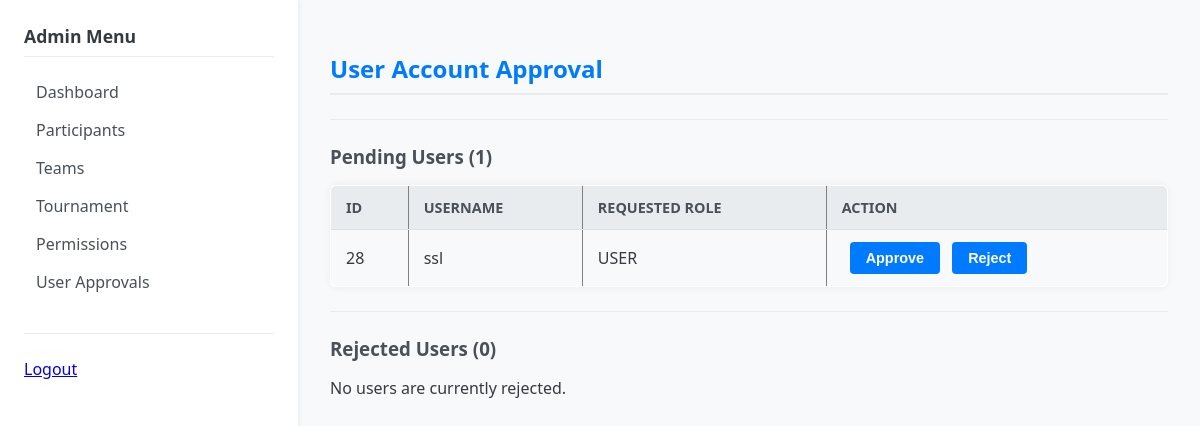
The page /admin/user_approvals (signed in) on the database as committed earlier.
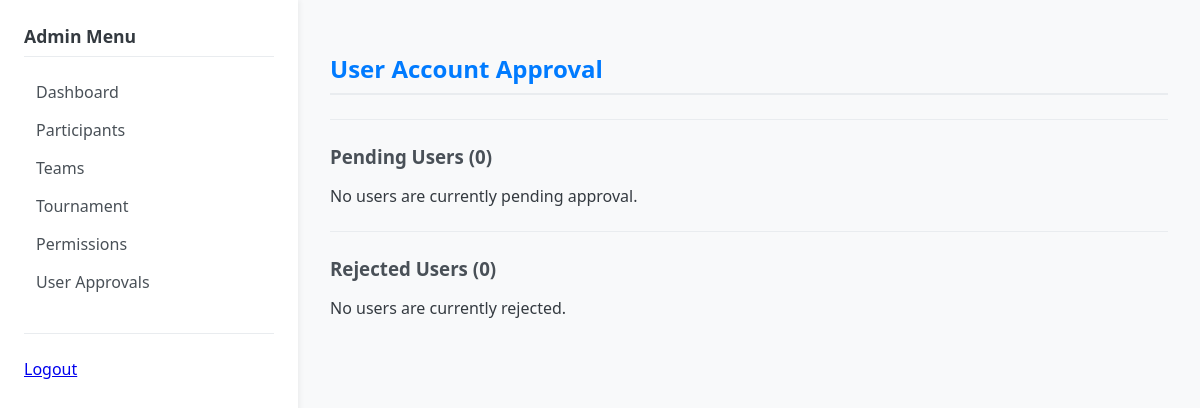
The same page on the database as committed later.
### models.py (models this page shows)
class User(db.Model):
    __tablename__ = "users"
    id = db.Column(db.Integer, primary_key=True)
    username = db.Column(db.String(64), unique=True, nullable=False)
    password_hash = db.Column(db.String(128), nullable=False)
    role = db.Column(db.String(50), default="USER")  # USER, ADMIN
    approval_status = db.Column(db.String(16), default="PENDING") # PENDING, APPROVED, REJECTED
    student_id = db.Column(db.String(20))      # 학번
    real_name = db.Column(db.String(64))       # 이름
    summoner_riot_id = db.Column(db.String(64))  # "닉네임#태그" 형식 (예: Clyde00#KR1)
    puuid = db.Column(db.String(128))
    tier = db.Column(db.String(32))
    solo_tier = db.Column(db.String(32))  # 예: "PLATINUM IV"
    flex_tier = db.Column(db.String(32))  # 예: "GOLD III"
    actual_score = db.Column(db.Integer)  # 관리자 입력 실제 점수
    primary_role = db.Column(db.String(16))
    secondary_role1 = db.Column(db.String(16))
    secondary_role2 = db.Column(db.String(16))
    created_at = db.Column(db.DateTime, default=datetime.utcnow)
    participants = db.relationship("Participant", back_populates="user")

### app.py (the view)
@app.route("/admin/user_approvals")
@login_required(role="ADMIN")
def admin_user_approvals():
    pending_users = User.query.filter_by(approval_status="PENDING").all()
    rejected_users = User.query.filter_by(approval_status="REJECTED").all()
    return render_template("admin/user_approvals.html",
                           pending_users=pending_users,
                           rejected_users=rejected_users) # 템플릿에 전달

### app.py (called while the page is built)
def current_user():
    user_id = session.get("user_id")
    if not user_id:
        return None
    user = User.query.get(user_id)
    return user

def login_required(role=None):
    def decorator(fn):
        from functools import wraps
        @wraps(fn)
        def wrapper(*args, **kwargs):
            user = current_user()
            active_role = session.get("role")
            if not user or not active_role:
                return redirect(url_for("login_page"))
            if role and active_role != role:
                flash("Permission denied. You are logged in as " + active_role + ".")
                return redirect(url_for("login_page"))
            return fn(*args, **kwargs)
        return wrapper
    return decorator

@app.context_processor
def inject_helpers():
    return dict(
        calculate_estimated_score=calculate_estimated_score,
        get_user_score=get_user_score,
        get_member_weighted_score=get_member_weighted_score,
    )

### templates/admin/user_approvals.html
{% extends "base.html" %}
{% block content %}
<h2>User Account Approval</h2>
<hr>
<h3>Pending Users ({{ pending_users | length }})</h3>
{% if pending_users | length > 0 %}
<table border="1" cellpadding="5">
    <tr>
        <th>ID</th>
        <th>Username</th>
        <th>Requested Role</th>
        <th>Action</th>
    </tr>
    {% for u in pending_users %}
    <tr>
        <td>{{ u.id }}</td>
        <td>{{ u.username }}</td>
        <td>{{ u.role }}</td>
        <td>
            <form method="POST" action="{{ url_for('admin_handle_user_approval', user_id=u.id, action='approve') }}" style="display:inline;">
                <button type="submit">Approve</button>
            </form>
            <form method="POST" action="{{ url_for('admin_handle_user_approval', user_id=u.id, action='reject') }}" style="display:inline;">
                <button type="submit">Reject</button>
            </form>
        </td>
    </tr>
    {% endfor %}
</table>
{% else %}
<p>No users are currently pending approval.</p>
{% endif %}
<hr>
<h3>Rejected Users ({{ rejected_users | length }})</h3>
{% if rejected_users | length > 0 %}
<ul>
    {% for u in rejected_users %}
        <li>{{ u.username }} (ID: {{ u.id }}, Roles: {{ u.role }})
            <form method="POST" action="{{ url_for('admin_handle_user_approval', user_id=u.id, action='approve') }}" style="display:inline;">
                <button type="submit">Re-Approve</button>
            </form>
            <form method="POST" action="{{ url_for('admin_handle_user_approval', user_id=u.id, action='delete') }}" style="display:inline;">
                <button type="submit">Permanent Delete</button>
            </form>
        </li>
    {% endfor %}
</ul>
{% else %}
<p>No users are currently rejected.</p>
{% endif %}
{% endblock %}

Rows that differ between the two databases and show on the page:
removed User: id "28", username "ssl", role "USER"
Other text that changed with them:
{{ pending_users | length }}: "1" → "0"
text no longer shown: "ID USERNAME REQUESTED ROLE ACTION"
text now shown: "No users are currently pending approval."
